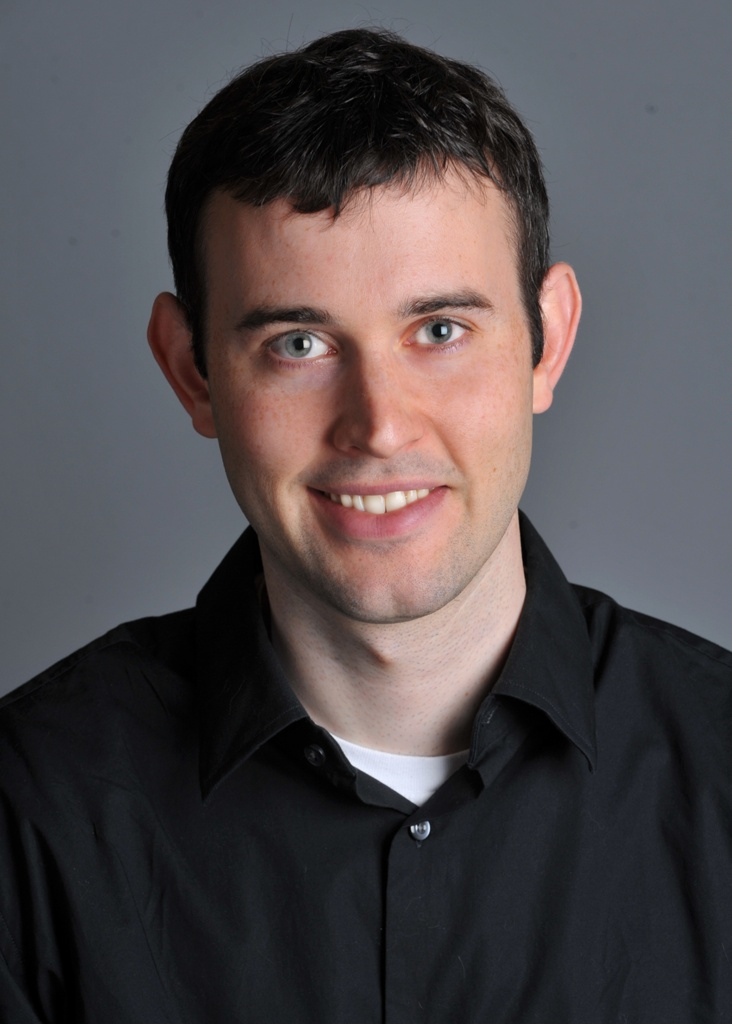
%> input picture DerekPicture.jpg, 732 x 1024 px
$ octave --eval "getFFT('DerekPicture.jpg');"   (GNU Octave 9; MATLAB toolbox functions it lacks are replaced by stand-ins)
%> lines starting %> are read from the running program, lines starting %| are printed output that depends on the picture
function [] = getFFT(imname)
%> called with imname = 'DerekPicture.jpg'
im = imread(imname);
%> im is the input picture: size 1024x732x3 uint8; mean R, G, B 80.5, 74.5, 76.9
gray_image = rgb2gray(im);
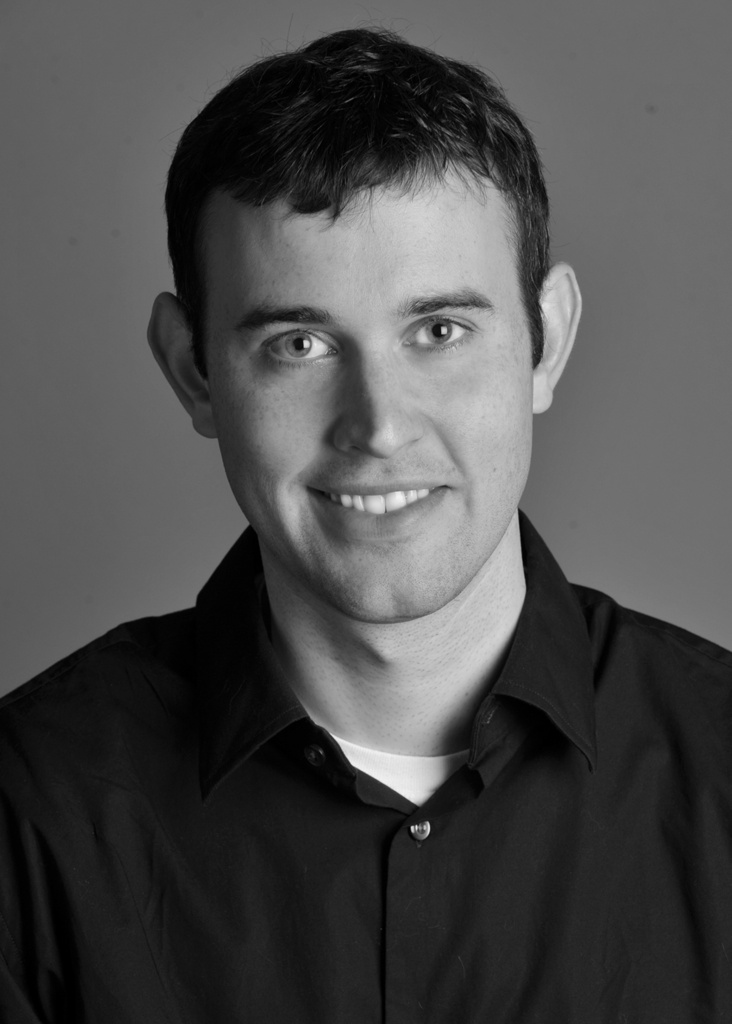
%> gray_image: size 1024x732 uint8; min 0, max 243, mean 76.6
result = imagesc(log(abs(fftshift(fft2(gray_image)))));
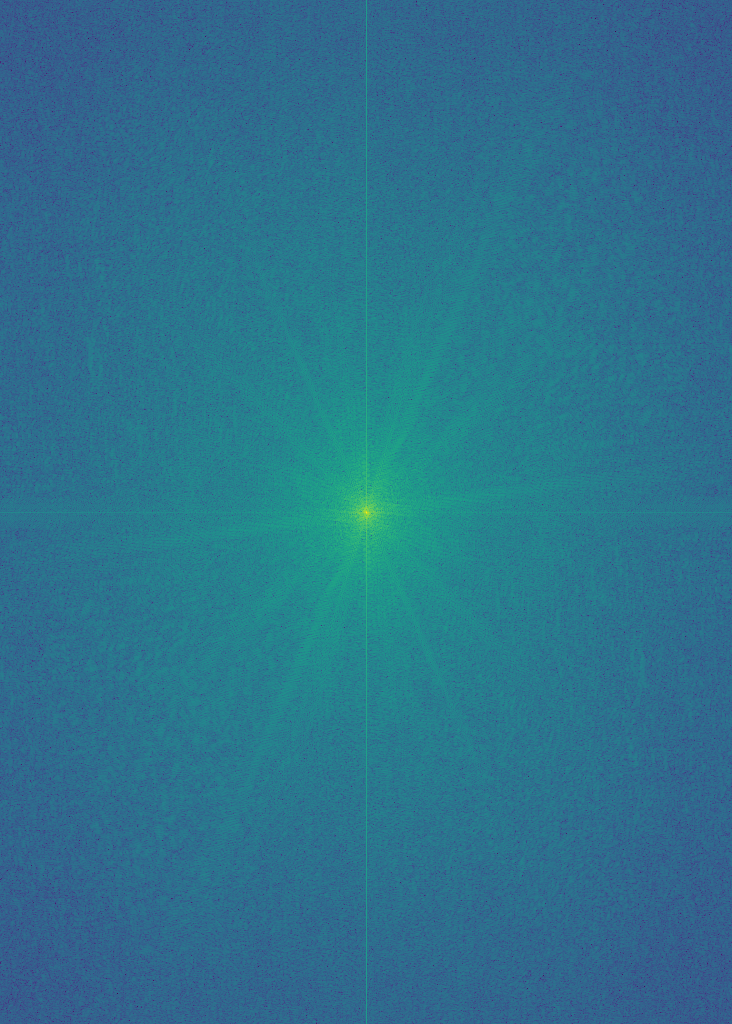
%> displayed picture: size 1024x732x3, on the screen's scale of 0 to 255; mean R, G, B 44.5, 114.6, 141.4
imshow(result)
end
